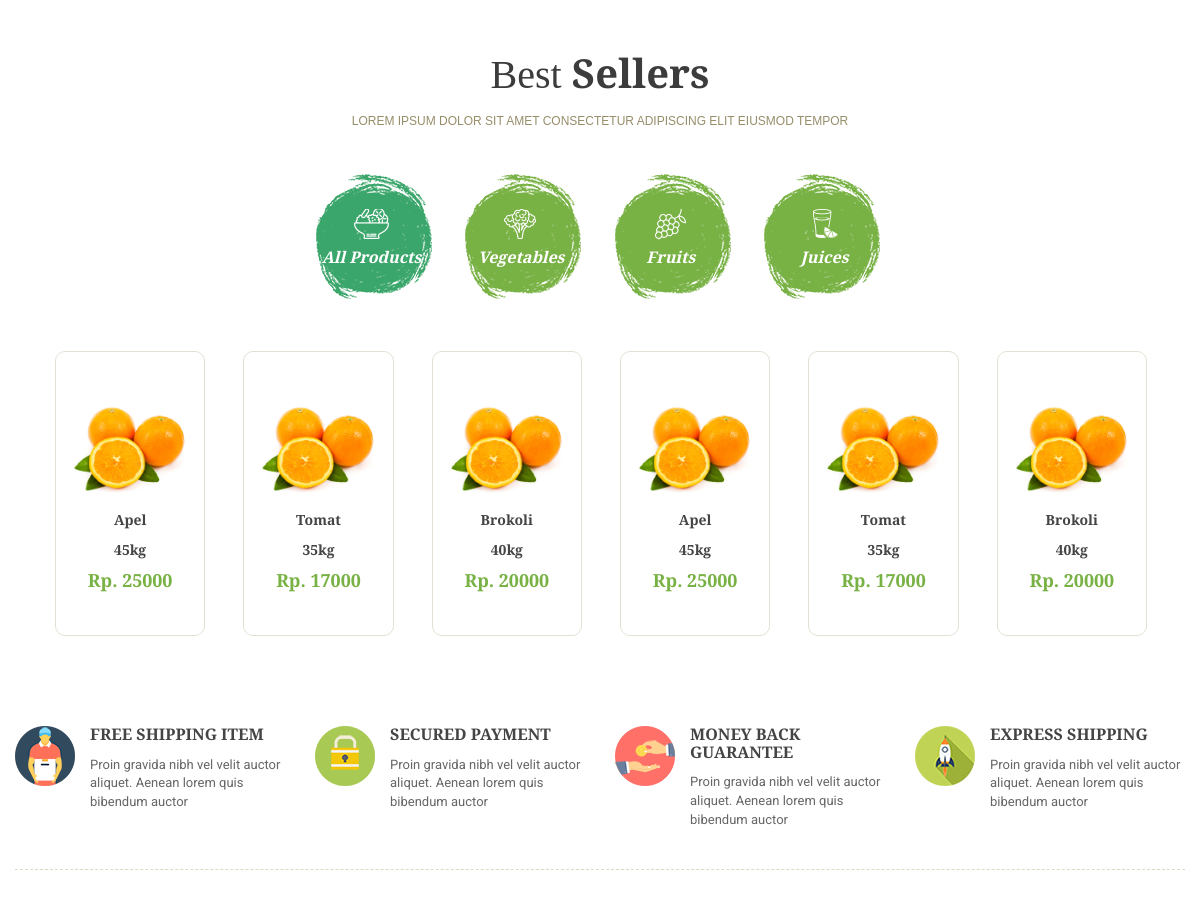
Page /home.php (middle part) on the earlier database version.
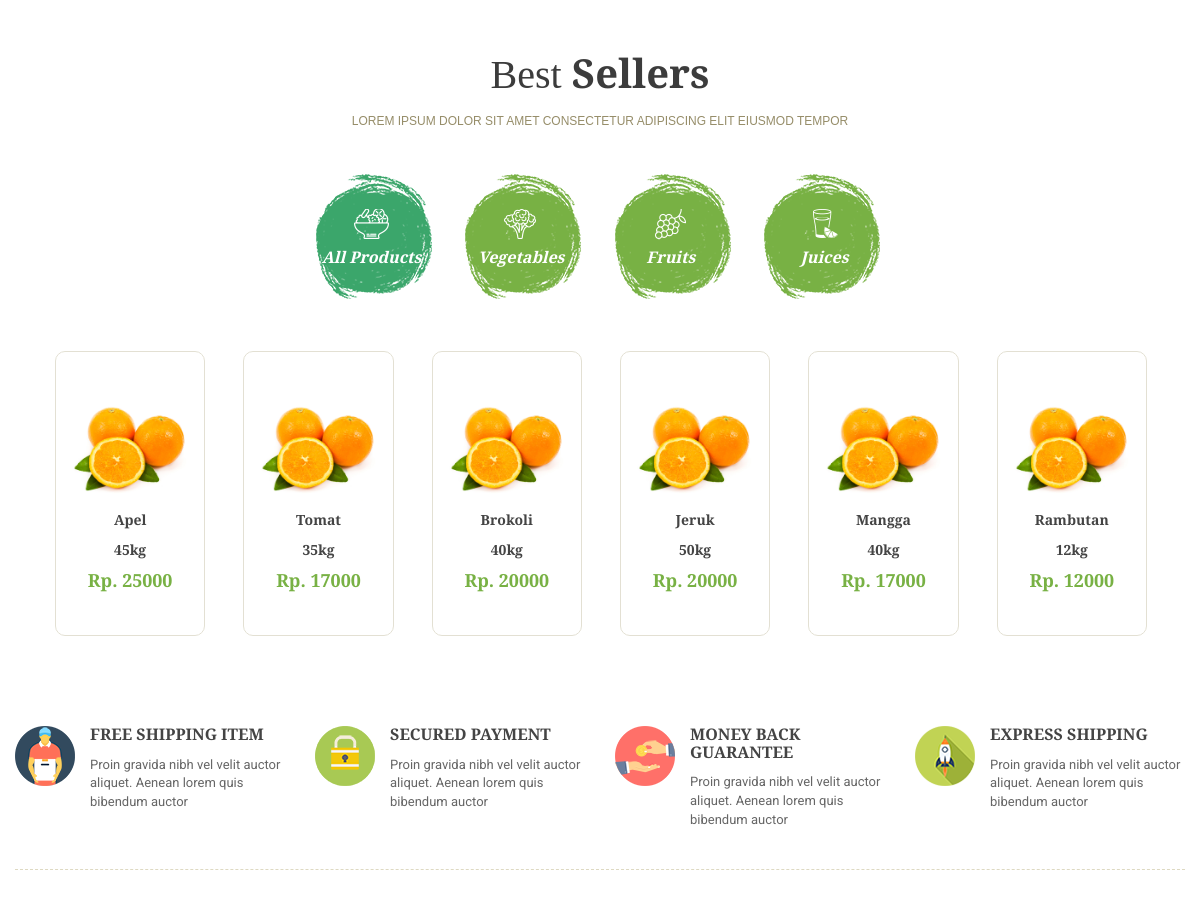
Same page on the later database version.
### tables this page shows
CREATE TABLE `produk` (
  `id_produk` int(11) NOT NULL,
  `nama_produk` varchar(50) NOT NULL,
  `id_kategori` int(10) NOT NULL,
  `stok` int(10) NOT NULL,
  `satuan` varchar(5) NOT NULL,
  `id_suplier` int(10) NOT NULL,
  `harga` int(11) NOT NULL
);

### home.php (the view, shortened to what the changed rows need)
<!DOCTYPE php>
<php lang="zxx">
<head>
		<link rel="stylesheet" href="libs/bootstrap/css/bootstrap.css">
		<link rel="stylesheet" href="libs/font-awesome/css/font-awesome.min.css">
		<link rel="stylesheet" href="libs/font-material/css/material-design-iconic-font.min.css">
		<link rel="stylesheet" href="libs/nivo-slider/css/nivo-slider.css">
		<link rel="stylesheet" href="libs/nivo-slider/css/animate.css">
		<link rel="stylesheet" href="libs/nivo-slider/css/style.css">
		<link rel="stylesheet" href="libs/owl.carousel/assets/owl.carousel.min.css">
		<link rel="stylesheet" href="libs/slider-range/css/jslider.css">
		<link rel="stylesheet" href="css/style.css">
		<link rel="stylesheet" href="css/reponsive.css">
	</head>
	<body class="home home-4">
		<div id="all">
			<div id="content" class="site-content">
				<div class="section products-block product-tab nav-color show-hover nav-round best-sellers">
					<div class="block-title">
						<h2 class="title">Best <span>Sellers</span></h2>
					</div>
					<div class="block-content">
						<div class="tab-content">
							<?php
								include "connection.php";
								$query_all = mysqli_query($connection, "SELECT * FROM produk INNER JOIN kategori ON produk.id_kategori = kategori.id_kategori");
							?>
							<div role="tabpanel" class="tab-pane fade in active" id="all-products">
								<div class="products owl-theme owl-carousel">
									<?php
                						while ($data = mysqli_fetch_array($query_all)) {
                					?>
										<div class="product-item">
											<div class="product-image">
												<a href="product-detail-left-sidebar.php">
													<img class="img-responsive" src="img/product/4.jpg" alt="Product Image">
												</a>
											</div>
											<div class="product-title">
												<a href="product-detail-left-sidebar.php">
													<?php echo $data['nama_produk'];?>
												</a>
											</div>
											<div class="product-title">
												<a href="product-detail-left-sidebar.php">
													<?php echo $data['stok']. $data['satuan'];?>
												</a>
											</div>
											<div class="product-price">
												<span class="sale-price">Rp. <?php echo $data['harga'];?></span>
											</div>
										</div>
								<?php } ?>
								</div>
							</div>
						</div>
					</div>
				</div>
			</div>
		</div>
	</body>
</php>

Differences in the rows shown:
added produk: nama_produk "Jeruk", stok "50", satuan "kg", harga "20000"
added produk: nama_produk "Mangga", stok "40", satuan "kg", harga "17000"
added produk: nama_produk "Rambutan", stok "12", satuan "kg", harga "12000"
